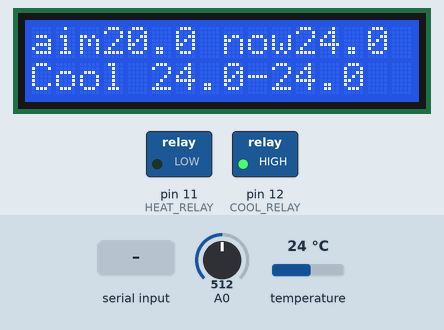
A sketch run on a simulated Arduino Uno, built with avr-gcc and run on an emulated ATmega328P. Shown: 16×2 character LCD, switched loads named in the sketch (green lamp = pin HIGH). The inputs (shaded band) are chosen by the test bench; at power-on: temperature 24 °C, A0 = 512. Random numbers use the default seed unless the sketch sets one.

Above: at 3.2 s.
3.3 s: "<90,45>" received over Serial
At 6.2 s:
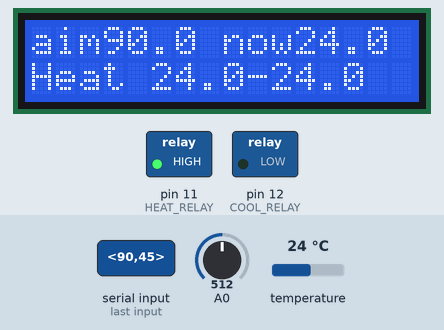
6.8 s: temperature set to 12 °C
At 7.7 s:
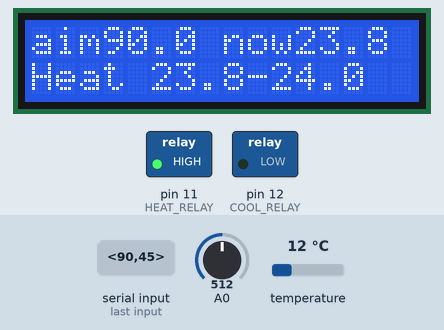
9.8 s: A0 set to 370
At 12.0 s:
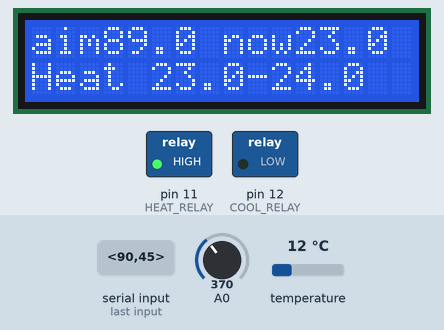
13.8 s: temperature set to 19 °C
At 15.1 s:
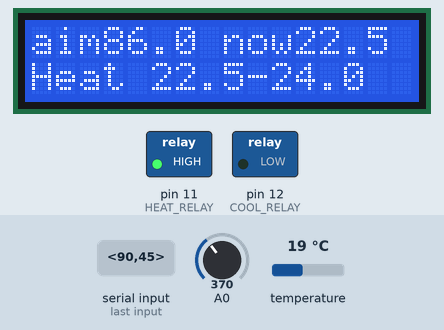
16.8 s: A0 set to 390
At 19.1 s:
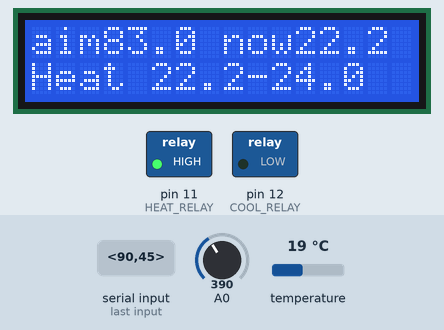
20.8 s: temperature set to 28 °C
At 22.0 s:
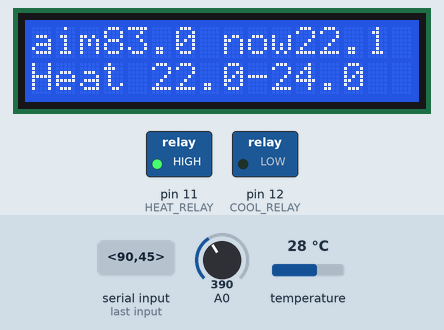
Timing chart, 0 to 23.8 s (numbered marks = the images above; inputs shaded):
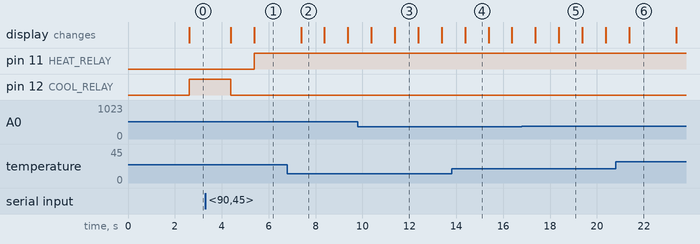

Measured:
- after the input at 3.3 s, pin 11 (HEAT_RELAY): LOW → HIGH after 2.1 s; pin 12 (COOL_RELAY): HIGH → LOW after 1.1 s; the display: first changes after 1.1 s (image 1 shows a later state)
- after the input at 6.8 s, the display: changes after 0.58 s (image 2)
- what the display in image 2 shows lasts 1.0 s, from 7.4 s to 8.4 s

The sketch:

FermentionController7.ino
```cpp
/*
 *  Fermentation Controller
 *
 *  v2 Changed over to DS18B20 temp sensor and added 60 sec average temp reading.
 *  v3 Corrected min and max by setting average temp to first temp reading.
 *     Improved changed decision logic so that target temp will always be reached before changing action.
 *  v4 Target temp is adjustable using display up/down buttons
 *  v5 Changed Serial output to JSON format
 *     Only print to serial every minute
 *  v6 Added separate JSON flag for heating, cooling, resting actions
 *  v7 Combined randon/simulation version into main sensor version
 */

#include <LiquidCrystal.h>
#include <OneWire.h>
#include <DallasTemperature.h>

// define we are in simulation mode or sensor mode (simulation mode generates a random temp rather than reading the sensor)
const boolean SIMULATE = false;
//const boolean SIMULATE = true;

// initialise the OneWire sensors
const int ONE_WIRE_BUS = 3;  // Data wire is plugged into pin 3 on the Arduino
OneWire oneWire(ONE_WIRE_BUS);  // Setup a oneWire instance to communicate with any OneWire devices
DallasTemperature sensors(&oneWire);  // Pass our oneWire reference to Dallas Temperature.

// define and initialise the temp data variables
const int NUM_READINGS = 60; // we're going to average the temp over 60 readings
double tempReadings[NUM_READINGS]; // array to hold temp readings
int tempIndex = 0; // index of the current reading
double tempTotal = 0; // total of all the temp readings
double tempAverage = 0.0; // average temp reading
double currentTemp = 0.0; // current temp reading
long lastPrintTimestamp = 0.0; // timestamp of last serial print
long lastDelayTimestamp = 0.0; // timestamp of last delay reading

// define and initialise the temp control tolerances
float targetTemp = 20.0; // set default target temperature of the fermentation chamber - this could be overwritten by serial data
float coolStartTempDiff = 0.3; // temp above target we will start cooling
float coolStopTempDiff = 0.0; // temp above target we will stop cooling (-ve means we overrun target temp)
float heatStartTempDiff = 0.3; // temp below target we will start heating
float heatStopTempDiff = 0.0; // temp below target we will stop heating (-ve means we overrun target temp)
//const float TEMP_DIFF = 0.3; // the tolerance we allow before taking action

float minTemp = 1000.0; // min temperature set to a really high value initally
float maxTemp = -1000.0; // max temperature set to a really low value initally

// define variables for reading temperature from serial
const byte serialBufSize = 12; // size of serial char buffer
char receivedChars[serialBufSize]; // array to hold characters received
boolean newSerialDataReceived = false; // let us know when new serial data received


// initialize the LCD library with the numbers of the interface pins
LiquidCrystal lcd(8, 9, 4, 5, 6, 7);  // select the pins used on the LCD panel
const int LIGHT_PIN = 10; // pin 10 controls the backlight

// define some values used by the panel and buttons
int lcd_key     = 0;
int adc_key_in  = 0;
boolean lightOn = true;  // keep track of whether the LCD light is on or off

const int btnRIGHT =  0;
const int btnUP =     1;
const int btnDOWN =   2;
const int btnLEFT =   3;
const int btnSELECT = 4;
const int btnNONE =   5;

// define the pins used by the relays
const int HEAT_RELAY = 11; //  Heating relay pin
const int COOL_RELAY = 12; // Cooling relay pin

// define the action states and current action
const int REST = 0;
const int HEAT = 1;
const int COOL = 2;
int currentAction = REST; // the current thing we're doing (e.g. REST, HEAT or COOL)

char buf[6]; // char buffer used to convert numbers to strings to write to lcd


void setup(void) {
  Serial.begin(9600);

  // set up the relay pins
  pinMode(HEAT_RELAY,OUTPUT);
  pinMode(COOL_RELAY,OUTPUT);

  // set up the LCD as 16 x 2
  lcd.begin(16,2);

  double firstReading = 0;
  if (!SIMULATE) {
    sensors.begin(); // set up the temp sensors
    sensors.requestTemperatures();  // read the sensors
    firstReading = sensors.getTempCByIndex(0); // read the temp into index location
  } else {
    firstReading = randomTemp(); // get a random temp
  }

//  Serial.print("first reading=");
//  printJSON(firstReading);

  // initialise the temp readings to 0
  for ( int thisReading = 0; thisReading < NUM_READINGS; thisReading++ ) {
    tempReadings[thisReading] = firstReading;
    //tempReadings[thisReading] = 0;
  }
  tempAverage = firstReading;
  tempTotal = tempAverage * NUM_READINGS;

  lastPrintTimestamp=millis();
  lastDelayTimestamp = millis();

  delay(1000);
}

void loop(void) {

  // read the lcd button state and adjust the temperature accordingly
  if(!SIMULATE) {
    lcd_key = read_LCD_buttons();   // read the buttons

    // depending on which button was pushed, we perform an action
    switch( lcd_key ) {

    case btnRIGHT:
      break;
    case btnLEFT:
      break;
    case btnUP:
      targetTemp += 1.0;  // increase target temp by 1C
      break;
    case btnDOWN:
      targetTemp -= 1.0;  // decrease target temp by 1C
      break;
    case btnSELECT:
      break;
    case btnNONE:
      break;
    }
  }

  // read any data from the serial port
  readSerialWithStartEndMarkers();
  updateTargetTemp();

  // do the temp readings and average calculation
  tempTotal -= tempReadings[tempIndex]; // subtract the last temp reading
  if (!SIMULATE) {
    sensors.requestTemperatures();  // read the sensors
    currentTemp = sensors.getTempCByIndex(0); // read the temp
  } else {
    currentTemp = randomTemp(); // get a random temp
  }
  tempReadings[tempIndex] = currentTemp; // store it in the index location


/*
  Serial.print("target=");
  Serial.print(targetTemp);
  Serial.print("+/-");
  Serial.print(TEMP_DIFF);
  Serial.print(" temp=");
  Serial.print(tempReadings[tempIndex]);
*/
  tempTotal += tempReadings[tempIndex]; // add the new temp reading to the total
  tempIndex++; // increment the temp index
  // reset the temp index if at the end of the array
  if ( tempIndex >= NUM_READINGS ) {
    tempIndex = 0;
  }

  tempAverage = tempTotal / NUM_READINGS; // calculate the average
/*
  Serial.print(" avg=" );
  Serial.print(tempAverage);
*/
  // update the max and min values TODO after 60 readings
  if (tempAverage > maxTemp) {
    maxTemp = tempAverage;
  }
  if (tempAverage < minTemp) {
    minTemp = tempAverage;
  }

  // what are we doing and do we need to change
  switch ( currentAction ) {
  case REST:
    // are we within tolerance
    if ( tempAverage < (targetTemp-heatStartTempDiff) ) {
      // we are too cold so start heating
      currentAction = HEAT;
    }
    else if ( tempAverage > (targetTemp+coolStartTempDiff) ) {
      // we are too hot so start cooling
      currentAction = COOL;
    }
    else {
      // we are within tolerance so keep resting
      currentAction = REST;
    }
    break;

  case HEAT:
    // have we reached or exceeded our target yet, but we don't want to overshoot
    if ( tempAverage >= ( targetTemp - heatStopTempDiff )) {
      // yes so rest
      currentAction = REST;
    }
    break;

  case COOL:
    // have we reached or exceeded our target yet, but we don't wnat to overshoot
    if ( tempAverage <= ( targetTemp + coolStopTempDiff ) ) {
      // yes so rest
      currentAction = REST;
    }
    break;
  }

  // do the action
  switch ( currentAction) {

  case REST:
    digitalWrite(HEAT_RELAY,LOW); // turn the Heat off
    digitalWrite(COOL_RELAY,LOW); // turn the Cool off
    break;

  case HEAT:
    digitalWrite(HEAT_RELAY,HIGH); // turn the Heat on
    digitalWrite(COOL_RELAY,LOW); // turn the Cool off
    break;

  case COOL:
    digitalWrite(HEAT_RELAY,LOW); // turn the Heat off
    digitalWrite(COOL_RELAY,HIGH); // turn the Cool on
    break;

    //  default:
  }

  //  fahrenheit = celsius * 1.8 + 32.0;
/*
  Serial.print(" min=");
  Serial.print(minTemp);
  Serial.print(" max=");
  Serial.print(maxTemp);
  Serial.print(" ");
*/
  // print line 1
  lcd.setCursor(0,0);
  lcd.print("aim");
  lcd.print( dtostrf(targetTemp,4,1,buf) );
  lcd.print(" ");

  lcd.print("now");
  lcd.print( dtostrf(tempAverage,4,1,buf) );
  lcd.print(" ");

  //print line 2
  lcd.setCursor(0,1);

  switch ( currentAction) {

  case REST:
    lcd.print("Rest");
//    Serial.print("Rest");
    break;
  case HEAT:
    lcd.print("Heat");
//    Serial.print("Heat");
    break;
  case COOL:
    lcd.print("Cool");
//    Serial.print("Cool");
    break;
  default:
    lcd.print("ERROR");
//    Serial.print("ERROR");

  }

  //  lcd.print("Heat");
  lcd.print(" ");
  //  lcd.print("Lo ");
  lcd.print( dtostrf(minTemp,4,1,buf) );
  lcd.print("-");
  lcd.print( dtostrf(maxTemp,4,1,buf) );

  // print every minute
  long newPrintTimestamp = millis();
  if( ( millis() - lastPrintTimestamp ) > 59600 ) {
    lastPrintTimestamp = millis();
    printJSON(currentTemp, tempAverage);
  }

  // smart delay of 1000 msec
  do {
    // nothing
  } while ((millis() - lastDelayTimestamp) < 1000);
 lastDelayTimestamp = millis();


}

int read_LCD_buttons(){               // read the buttons
  adc_key_in = analogRead(0);       // read the value from the sensor

  // my buttons when read are centered at these valies: 0, 144, 329, 504, 741
  // we add approx 50 to those values and check to see if we are close
  // We make this the 1st option for speed reasons since it will be the most likely result

  if (adc_key_in > 1000) return btnNONE;

  // For V1.1 us this threshold
  /*
    if (adc_key_in < 50)   return btnRIGHT;
   if (adc_key_in < 250)  return btnUP;
   if (adc_key_in < 450)  return btnDOWN;
   if (adc_key_in < 650)  return btnLEFT;
   if (adc_key_in < 850)  return btnSELECT;
   */

  // For V1.0 comment the other threshold and use the one below:
  if (adc_key_in < 50)   return btnRIGHT;
  if (adc_key_in < 195)  return btnUP;
  if (adc_key_in < 380)  return btnDOWN;
  if (adc_key_in < 555)  return btnLEFT;
  if (adc_key_in < 790)  return btnSELECT;

  return btnNONE;                // when all others fail, return this.
}

/* print JSON format to Serial port
 * { "now":21.38, "avg":21.45, "min":19.45, "max":22.89, "action":"COOL", "target":20.00, "timestamp":123456789 }
 */
void printJSON(double currentTemp, double averageTemp) {
  Serial.print("{\"now\":");
  Serial.print(currentTemp);
  Serial.print(",\"avg\":");
  Serial.print(averageTemp);
  Serial.print(",\"min\":");
  Serial.print(minTemp);
  Serial.print(",\"max\":");
  Serial.print(maxTemp);

  switch ( currentAction) {
  case REST:
    Serial.print(",\"action\":\"Rest\"");
    Serial.print(",\"rest\":true");
    break;
  case HEAT:
    Serial.print(",\"action\":\"Heat\"");
    Serial.print(",\"heat\":true");
    break;
  case COOL:
    Serial.print(",\"action\":\"Cool\"");
    Serial.print(",\"cool\":true");
    break;
  default:
    Serial.print(",\"action\":\"ERROR\"");
  }

  Serial.print(",\"target\":");
  Serial.print(targetTemp);
  Serial.print(",\"timestamp\":");
  Serial.print(millis());

  Serial.print("}");
  Serial.println();
}

// produce a random temperature reading between 15 and 25 degrees
double randomTemp() {
  return random( 15,25 ) + random( 0, 100 ) / 100.0;
}

void readSerialWithStartEndMarkers() {
  static boolean recvInProgress = false;
  static byte ndx = 0;
  char startMarker = '<';
  char endMarker = '>';
  char rc;

  // if (Serial.available() > 0) {
  while (Serial.available() > 0 && newSerialDataReceived == false) {
    rc = Serial.read();

    if (recvInProgress == true) {
      if (rc != endMarker) {
        receivedChars[ndx] = rc;
        ndx++;
        if (ndx >= serialBufSize) {
          ndx = serialBufSize - 1;
        }
      }
      else {
        receivedChars[ndx] = '\0'; // terminate the string
        recvInProgress = false;
        ndx = 0;
        newSerialDataReceived = true;
      }
    }

    else if (rc == startMarker) {
      recvInProgress = true;
    }
  }
}

void updateTargetTemp() {
  if (newSerialDataReceived == true) {
    float newTarget = atof(receivedChars);
    if( newTarget != 0.0 ) {
      targetTemp = newTarget;
    }
    newSerialDataReceived = false;
  }
}
```
